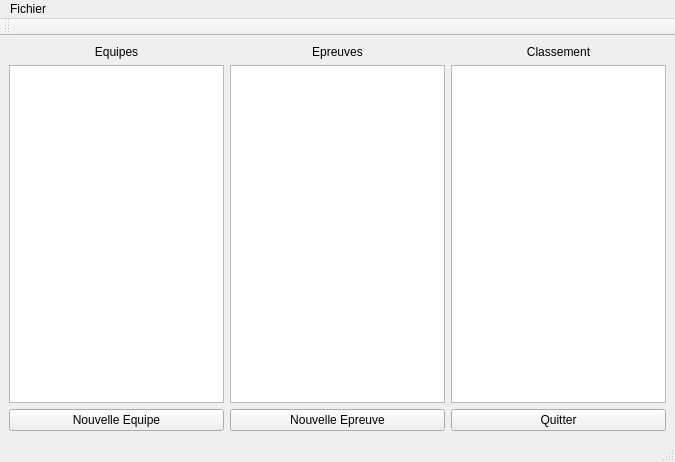
<?xml version="1.0" encoding="UTF-8"?>
<ui version="4.0">
 <class>MainWindowDesigner</class>
 <widget class="QMainWindow" name="MainWindowDesigner">
  <property name="geometry">
   <rect>
    <x>0</x>
    <y>0</y>
    <width>675</width>
    <height>462</height>
   </rect>
  </property>
  <property name="windowTitle">
   <string>Walloniades by Laurent Sancinito</string>
  </property>
  <widget class="QWidget" name="centralwidget">
   <layout class="QGridLayout" name="gridLayout_2">
    <item row="0" column="0">
     <layout class="QGridLayout" name="gridLayout">
      <item row="2" column="2">
       <widget class="QPushButton" name="boutonQuitter">
        <property name="text">
         <string>Quitter</string>
        </property>
       </widget>
      </item>
      <item row="2" column="1">
       <widget class="QPushButton" name="boutonAjouterEpreuve">
        <property name="text">
         <string>Nouvelle Epreuve</string>
        </property>
       </widget>
      </item>
      <item row="0" column="2">
       <widget class="QLabel" name="labelClassement">
        <property name="text">
         <string>Classement</string>
        </property>
        <property name="alignment">
         <set>Qt::AlignmentFlag::AlignCenter</set>
        </property>
       </widget>
      </item>
      <item row="2" column="0">
       <widget class="QPushButton" name="boutonAjouterEquipe">
        <property name="text">
         <string>Nouvelle Equipe</string>
        </property>
       </widget>
      </item>
      <item row="0" column="1">
       <widget class="QLabel" name="labelEpreuves">
        <property name="text">
         <string>Epreuves</string>
        </property>
        <property name="alignment">
         <set>Qt::AlignmentFlag::AlignCenter</set>
        </property>
       </widget>
      </item>
      <item row="1" column="1">
       <widget class="QListWidget" name="listEpreuves"/>
      </item>
      <item row="1" column="2">
       <widget class="QListWidget" name="listClassement"/>
      </item>
      <item row="1" column="0">
       <widget class="QListWidget" name="listEquipes"/>
      </item>
      <item row="0" column="0">
       <widget class="QLabel" name="labelEquipes">
        <property name="text">
         <string>Equipes</string>
        </property>
        <property name="alignment">
         <set>Qt::AlignmentFlag::AlignCenter</set>
        </property>
       </widget>
      </item>
     </layout>
    </item>
   </layout>
  </widget>
  <widget class="QStatusBar" name="statusbar"/>
  <widget class="QMenuBar" name="menuBar">
   <property name="geometry">
    <rect>
     <x>0</x>
     <y>0</y>
     <width>675</width>
     <height>26</height>
    </rect>
   </property>
   <widget class="QMenu" name="menuFichier">
    <property name="title">
     <string>Fichier</string>
    </property>
    <widget class="QMenu" name="menuNouvelle">
     <property name="title">
      <string>Nouvelle...</string>
     </property>
     <addaction name="actionEquipe"/>
     <addaction name="actionEpreuve"/>
    </widget>
    <addaction name="actionOuvrir"/>
    <addaction name="actionEnregistrer"/>
    <addaction name="menuNouvelle"/>
    <addaction name="actionDefinir_Tirage_au_Sort"/>
    <addaction name="actionQuitter"/>
    <addaction name="actionImprimer"/>
   </widget>
   <addaction name="menuFichier"/>
  </widget>
  <widget class="QToolBar" name="toolBar">
   <property name="windowTitle">
    <string>toolBar</string>
   </property>
   <attribute name="toolBarArea">
    <enum>TopToolBarArea</enum>
   </attribute>
   <attribute name="toolBarBreak">
    <bool>false</bool>
   </attribute>
  </widget>
  <action name="actionQuitter">
   <property name="text">
    <string>Quitter</string>
   </property>
  </action>
  <action name="actionEquipe">
   <property name="text">
    <string>Equipe</string>
   </property>
  </action>
  <action name="actionEpreuve">
   <property name="text">
    <string>Epreuve</string>
   </property>
  </action>
  <action name="actionDefinir_Tirage_au_Sort">
   <property name="text">
    <string>Définir Tirage au Sort</string>
   </property>
  </action>
  <action name="actiondoubleClicItemListEquipe">
   <property name="text">
    <string>doubleClicItemListEquipe</string>
   </property>
   <property name="toolTip">
    <string>Ouvrir la fenêtre de consultation/édition de l'équipe</string>
   </property>
  </action>
  <action name="actionOuvrir">
   <property name="text">
    <string>Ouvrir</string>
   </property>
  </action>
  <action name="actionEnregistrer">
   <property name="text">
    <string>Enregistrer</string>
   </property>
  </action>
  <action name="actionImprimer">
   <property name="text">
    <string>Imprimer...</string>
   </property>
  </action>
 </widget>
 <resources/>
 <connections/>
</ui>
